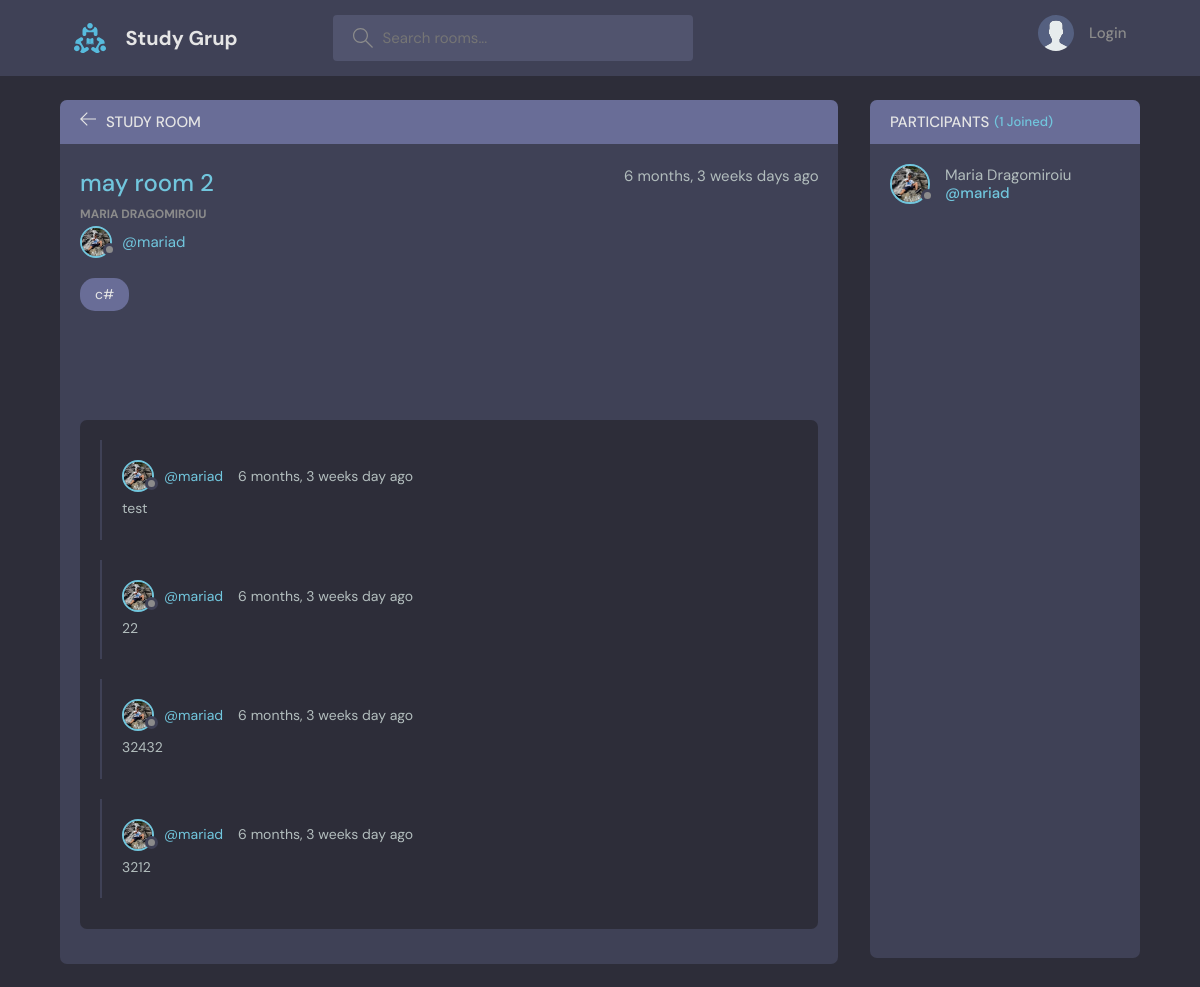
The app's page /room/2 with its own data.
### base/models.py (models this page shows, shortened)
class Room(models.Model):
    host = models.ForeignKey(User, on_delete= models.SET_NULL, null=True)
    topic = models.ForeignKey(Topyc,on_delete=models.SET_NULL,null=True)
    name = models.CharField(max_length=200)
    description = models.TextField(null = True,blank=True)
    participants = models.ManyToManyField(User,related_name='participants',blank=True)
    updated = models.DateTimeField(auto_now=True)
    created = models.DateTimeField(auto_now_add=True)
    class Meta:
        ordering = ['-updated','-created']

class User(AbstractUser):
    name = models.CharField(max_length=200,null=True)
    email = models.EmailField(unique=True,null=True)
    bio = models.TextField(null=True)
    avatar = models.ImageField(null=True,default = 'avatar.svg')
    USERNAME_FIELD = 'email'
    REQUIRED_FIELDS = []

class Topyc(models.Model):
    name = models.CharField(max_length=200)
    def __str__(self) -> str:
        return self.name

class Messages(models.Model):
    user = models.ForeignKey(User,on_delete=models.CASCADE)
    room = models.ForeignKey(Room,on_delete=models.CASCADE)
    body = models.TextField()
    updated = models.DateTimeField(auto_now=True)
    created = models.DateTimeField(auto_now_add=True)
    class Meta:
        ordering = ['-updated','-created']

### base/views.py (the view, shortened to what this page needs)
# urls.py: path('room/<int:pk>',room,name='room'),
def room(request,pk):
    room = Room.objects.get(id=pk)
    message = room.messages_set.all().order_by('created')
    participants = room.participants.all()
    context = {
        'room':room,
        'message':message,
        'participants':participants
    }
    return render(request,'base/room.html',context)

### base/templates/base/room.html (shortened to what this page needs)
{% extends 'main.html' %}
{% block content %}
<main class="profile-page layout layout--2">
    <div class="container">
      <div class="room">
        <div class="room__top">
          <div class="room__topLeft">
            <a href="{% url 'home' %}">
              <svg version="1.1" xmlns="http://www.w3.org/2000/svg" width="32" height="32" viewBox="0 0 32 32">
                <title>arrow-left</title>
                <path
                  d="M13.723 2.286l-13.723 13.714 13.719 13.714 1.616-1.611-10.96-10.96h27.625v-2.286h-27.625l10.965-10.965-1.616-1.607z"
                ></path>
              </svg>
            </a>
            <h3>Study Room</h3>
          </div>
        </div>
        <div class="room__box scroll">
          <div class="room__header scroll">
            <div class="room__info">
              <h3>{{room.name}}</h3>
              <span>{{room.created|timesince}} days ago</span>
            </div>
            <div class="room__hosted">
              <p>{{room.host.name}}</p>
              <a href="{% url 'profile' room.host.id %}" class="room__author">
                <div class="avatar avatar--small">
                  <img src="{{room.host.avatar.url}}" />
                </div>
                <span>@{{room.host.username}}</span>
              </a>
            </div>
            <span class="room__topics">{{room.topic}}</span>
          </div>
          <div class="room__conversation">
            <div class="threads scroll">
                {% for messag in message %}
              <div class="thread">
                <div class="thread__top">
                  <div class="thread__author">
                    <a href="{% url 'profile' messag.user.id %}" class="thread__authorInfo">
                      <div class="avatar avatar--small">
                        <img src="{{messag.user.avatar.url}}" />
                      </div>
                      <span>@{{messag.user.username}}</span>
                    </a>
                    <span class="thread__date">{{messag.created|timesince}} day ago</span>
                  </div>
                </div>
                <div class="thread__details">
                    {{messag.body}}
                </div>
              </div>
              {% endfor %}
            </div>
          </div>
        </div>
      </div>
      <div class="participants">
        <h3 class="participants__top">Participants <span>({{participants.count}} Joined)</span></h3>
        <div class="participants__list scroll">
          {% for participant in participants %}
            <a href="{% url 'profile' participant.id %}" class="participant">
                <div class="avatar avatar--medium">
                <img src="{{participant.avatar.url}}" />
                </div>
                <p>
                    {{participant.name}}
                <span>@{{participant.username}}</span>
                </p>
            </a>
                {% endfor %}
        </div>
      </div>
    </div>
  </main>
{% endblock content %}

### records on screen
Room: name "may room 2", created "6 months, 3 weeks", host.name "MARIA DRAGOMIROIU", host.avatar (picture), host.username "mariad", topic "c#"
Messages: user.avatar (picture), user.username "mariad", created "6 months, 3 weeks", body "test"
Messages: user.avatar (picture), user.username "mariad", created "6 months, 3 weeks", body "22"
Messages: user.avatar (picture), user.username "mariad", created "6 months, 3 weeks", body "32432"
Messages: user.avatar (picture), user.username "mariad", created "6 months, 3 weeks", body "3212"
User: avatar (picture), name "Maria Dragomiroiu", username "mariad"

### other values on screen
{{ participants.count }} "1"
